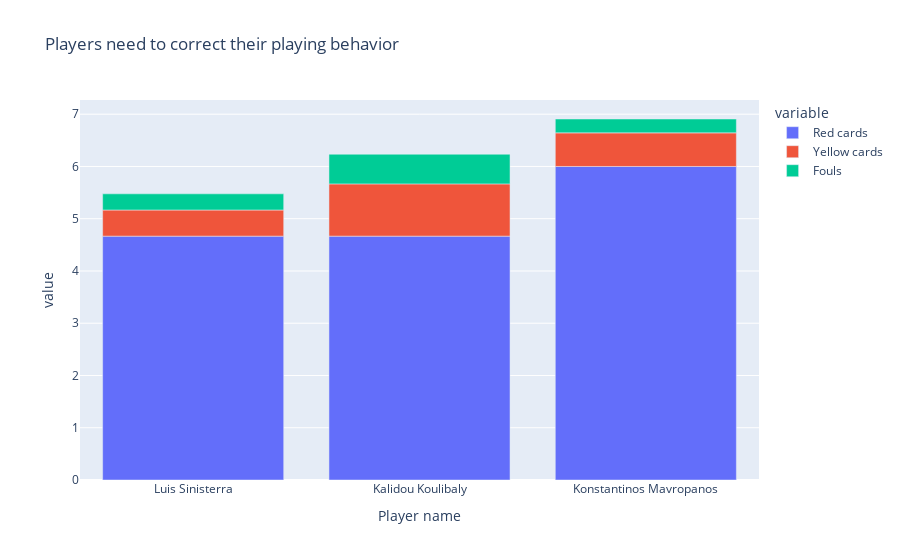

Write notebook code for a chart like this one.
### Markdown cell above
Biểu đồ minh họa các cầu thủ nằm trong top "hành vi không đúng" nhất:

### Code cell
fig = px.bar(get_players, x='Player name', y=['Red cards', 'Yellow cards', 'Fouls'], 
            title="Players need to correct their playing behavior")

fig.show()

### Figure 1 — Plotly figure (JSON) as saved in the notebook; plotly's stock layout.template omitted (floating-point values rounded to 4 significant figures)
{"data": [{"alignmentgroup": "True", "hovertemplate": "variable=Red cards<br>Player name=%{x}<br>value=%{y}<extra></extra>", "legendgroup": "Red cards", "marker": {"color": "#636efa", "pattern": {"shape": ""}}, "name": "Red cards", "offsetgroup": "Red cards", "orientation": "v", "showlegend": true, "textposition": "auto", "type": "bar", "x": ["Luis Sinisterra", "Kalidou Koulibaly", "Konstantinos Mavropanos"], "xaxis": "x", "y": [4.667, 4.667, 6], "yaxis": "y"}, {"alignmentgroup": "True", "hovertemplate": "variable=Yellow cards<br>Player name=%{x}<br>value=%{y}<extra></extra>", "legendgroup": "Yellow cards", "marker": {"color": "#EF553B", "pattern": {"shape": ""}}, "name": "Yellow cards", "offsetgroup": "Yellow cards", "orientation": "v", "showlegend": true, "textposition": "auto", "type": "bar", "x": ["Luis Sinisterra", "Kalidou Koulibaly", "Konstantinos Mavropanos"], "xaxis": "x", "y": [0.5, 1, 0.6429], "yaxis": "y"}, {"alignmentgroup": "True", "hovertemplate": "variable=Fouls<br>Player name=%{x}<br>value=%{y}<extra></extra>", "legendgroup": "Fouls", "marker": {"color": "#00cc96", "pattern": {"shape": ""}}, "name": "Fouls", "offsetgroup": "Fouls", "orientation": "v", "showlegend": true, "textposition": "auto", "type": "bar", "x": ["Luis Sinisterra", "Kalidou Koulibaly", "Konstantinos Mavropanos"], "xaxis": "x", "y": [0.3095, 0.5675, 0.2653], "yaxis": "y"}], "layout": {"barmode": "relative", "legend": {"title": {"text": "variable"}, "tracegroupgap": 0}, "title": {"text": "Players need to correct their playing behavior"}, "xaxis": {"anchor": "y", "domain": [0, 1], "title": {"text": "Player name"}}, "yaxis": {"anchor": "x", "domain": [0, 1], "title": {"text": "value"}}}}
